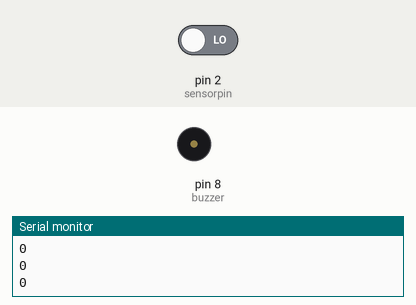
The sketch below on a simulated Arduino Uno, built with avr-gcc and run on an emulated ATmega328P. Parts: buzzer (waves = sounding), the last lines printed to the serial monitor. The test bench sets the inputs (shaded band); at power-on: pin 2 (sensorpin) LOW.

Above: at 1.2 s.
1.3 s: pin 2 (sensorpin) driven HIGH
At 2.35 s:
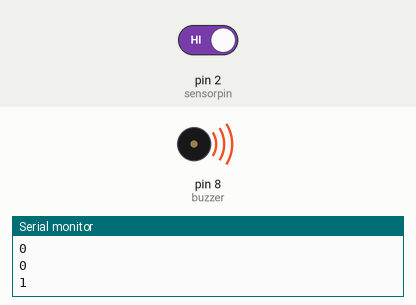
Timing chart, 0 to 10.3 s (numbered marks = the images above; inputs shaded):
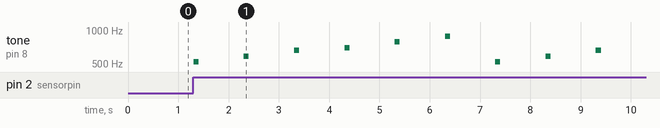

The sketch:

lab3-2.ino
```cpp
int sensorpin =2;
int buzzer=8;
int i;
void setup() {
  // put your setup code here, to run once:
  pinMode(sensorpin,INPUT);
  Serial.begin(9600);

}

void loop() {
  // put your main code here, to run repeatedly:
  i=digitalRead(sensorpin);
  Serial.println(i);
  if(i==1)
  {
    tone(buzzer,523,100);
    delay(1000);
    tone(buzzer,587,100);
    delay(1000);
    tone(buzzer,659,100);
    delay(1000);
    tone(buzzer,698,100);
    delay(1000);
    tone(buzzer,784,100);
    delay(1000);
    tone(buzzer,880,100);
    delay(1000);
  }
}
```

Measured:
- after the input at 1.3 s, tone on pin 8 (buzzer): plays 523 Hz for 0.10 s, 587 Hz for 0.10 s, 659 Hz for 0.10 s, 698 Hz for 0.10 s, 784 Hz for 0.10 s, 880 Hz for 0.10 s … (9 notes in this stretch), starting at once
